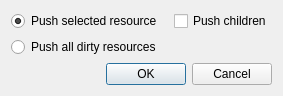
<?xml version="1.0" encoding="UTF-8"?>
<ui version="4.0">
 <class>PushDialog</class>
 <widget class="QDialog" name="PushDialog">
  <property name="geometry">
   <rect>
    <x>0</x>
    <y>0</y>
    <width>254</width>
    <height>95</height>
   </rect>
  </property>
  <property name="windowTitle">
   <string>Dialog</string>
  </property>
  <property name="modal">
   <bool>true</bool>
  </property>
  <layout class="QGridLayout" name="gridLayout">
   <item row="0" column="0">
    <widget class="QRadioButton" name="m_SelectedRadioButton">
     <property name="text">
      <string>Push selected resource</string>
     </property>
     <property name="checked">
      <bool>true</bool>
     </property>
    </widget>
   </item>
   <item row="1" column="0">
    <widget class="QRadioButton" name="m_PushAllRadioButton">
     <property name="text">
      <string>Push all dirty resources</string>
     </property>
    </widget>
   </item>
   <item row="2" column="0" colspan="3">
    <widget class="QDialogButtonBox" name="buttonBox">
     <property name="orientation">
      <enum>Qt::Horizontal</enum>
     </property>
     <property name="standardButtons">
      <set>QDialogButtonBox::Cancel|QDialogButtonBox::Ok</set>
     </property>
    </widget>
   </item>
   <item row="0" column="2">
    <widget class="QCheckBox" name="m_RecursiveCheckbox">
     <property name="enabled">
      <bool>true</bool>
     </property>
     <property name="text">
      <string>Push children</string>
     </property>
    </widget>
   </item>
   <item row="0" column="1">
    <spacer name="horizontalSpacer">
     <property name="orientation">
      <enum>Qt::Horizontal</enum>
     </property>
     <property name="sizeHint" stdset="0">
      <size>
       <width>40</width>
       <height>20</height>
      </size>
     </property>
    </spacer>
   </item>
  </layout>
 </widget>
 <resources/>
 <connections>
  <connection>
   <sender>buttonBox</sender>
   <signal>accepted()</signal>
   <receiver>PushDialog</receiver>
   <slot>accept()</slot>
   <hints>
    <hint type="sourcelabel">
     <x>248</x>
     <y>254</y>
    </hint>
    <hint type="destinationlabel">
     <x>157</x>
     <y>274</y>
    </hint>
   </hints>
  </connection>
  <connection>
   <sender>buttonBox</sender>
   <signal>rejected()</signal>
   <receiver>PushDialog</receiver>
   <slot>reject()</slot>
   <hints>
    <hint type="sourcelabel">
     <x>316</x>
     <y>260</y>
    </hint>
    <hint type="destinationlabel">
     <x>286</x>
     <y>274</y>
    </hint>
   </hints>
  </connection>
 </connections>
</ui>
